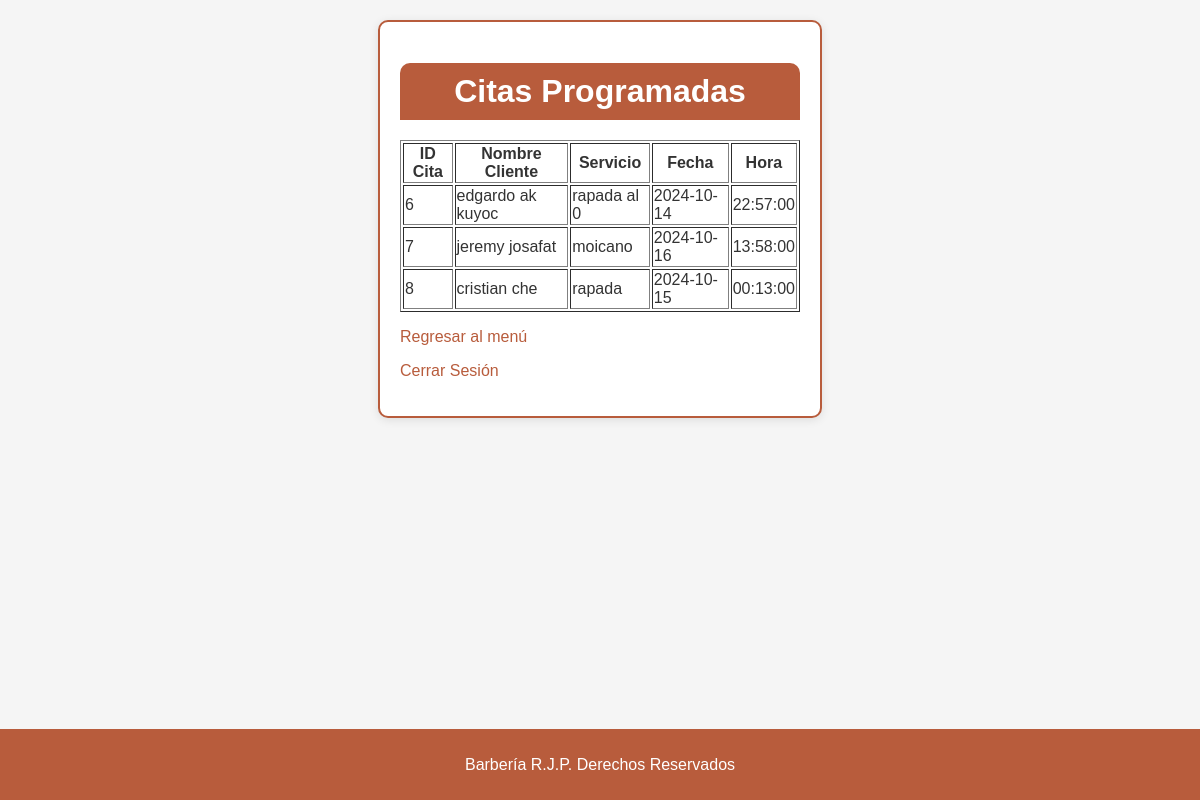
Screenshot of /ver_citas_barbero.php (signed in) with the database file from the repository.
### tables this page shows
CREATE TABLE `citas` (
  `id_cita` int(11) NOT NULL,
  `id_cliente` int(11) DEFAULT NULL,
  `servicio` varchar(100) DEFAULT NULL,
  `fecha_cita` date DEFAULT NULL,
  `hora_cita` time DEFAULT NULL,
  `barbero_asignado` varchar(100) DEFAULT NULL
);

CREATE TABLE `clientes` (
  `id_cliente` int(11) NOT NULL,
  `nombre_cliente` varchar(100) DEFAULT NULL,
  `apellido_cliente` varchar(100) DEFAULT NULL,
  `telefono_cliente` varchar(20) DEFAULT NULL
);

### ver_citas_barbero.php (the view, shortened to what this page needs)
<?php
$conexion = new mysqli("localhost", "root", "", "barberia");
$sql = "SELECT citas.id_cita, clientes.nombre_cliente, clientes.apellido_cliente, citas.servicio, citas.fecha_cita, citas.hora_cita
        FROM citas
        JOIN clientes ON citas.id_cliente = clientes.id_cliente";
$result = $conexion->query($sql);
?>
<!DOCTYPE html>
<html lang="es">
<head>
    <link rel="stylesheet" href="styles.css">
</head>
<body>
    <div class="container">
        <h1 class="header">Citas Programadas</h1>
        <?php
        if ($result->num_rows > 0) {
            echo "<table border='1'>";
            echo "<tr><th>ID Cita</th><th>Nombre Cliente</th><th>Servicio</th><th>Fecha</th><th>Hora</th></tr>";
            while ($row = $result->fetch_assoc()) {
                echo "<tr>";
                echo "<td>" . $row['id_cita'] . "</td>";
                echo "<td>" . $row['nombre_cliente'] . " " . $row['apellido_cliente'] . "</td>";
                echo "<td>" . $row['servicio'] . "</td>";
                echo "<td>" . $row['fecha_cita'] . "</td>";
                echo "<td>" . $row['hora_cita'] . "</td>";
                echo "</tr>";
            }
            echo "</table>";
        } else {
            echo "<p>No hay citas programadas.</p>";
        }
        ?>
        <p><a href="menu_barbero.php">Regresar al menú</a></p>
        <p><a href="logout.php">Cerrar Sesión</a></p>
    </div>
    <footer>
        <p>Barbería R.J.P. Derechos Reservados</p>
    </footer>
</body>
</html>

### styles.css (style rules this page uses)
body { font-family: 'Arial', sans-serif; background-color: #f5f5f5; color: #333; margin: 0; padding: 0; display: flex; flex-direction: column; min-height: 100vh; }
.container { max-width: 400px; margin: 20px auto; padding: 20px; background-color: #fff; border-radius: 10px; box-shadow: 0 2px 10px rgba(0, 0, 0, 0.1); border: 2px solid #b85c3c; }
h1 { color: #b85c3c; text-align: center; margin-bottom: 20px; }
a { color: #b85c3c; text-decoration: none; }
footer { text-align: center; margin-top: auto; padding: 10px 0; background-color: #b85c3c; color: white; border-top: 1px solid #b85c3c; }
.header { background-color: #b85c3c; color: white; padding: 10px; text-align: center; border-radius: 10px 10px 0 0; }

### rows the page displays
citas: id_cita "6", id_cliente.nombre_cliente "edgardo ak", id_cliente.apellido_cliente "kuyoc", servicio "rapada al 0", fecha_cita "2024-10-14", hora_cita "22:57:00"
citas: id_cita "7", id_cliente.nombre_cliente "jeremy", id_cliente.apellido_cliente "josafat", servicio "moicano", fecha_cita "2024-10-16", hora_cita "13:58:00"
citas: id_cita "8", id_cliente.nombre_cliente "cristian", id_cliente.apellido_cliente "che", servicio "rapada", fecha_cita "2024-10-15", hora_cita "00:13:00"
